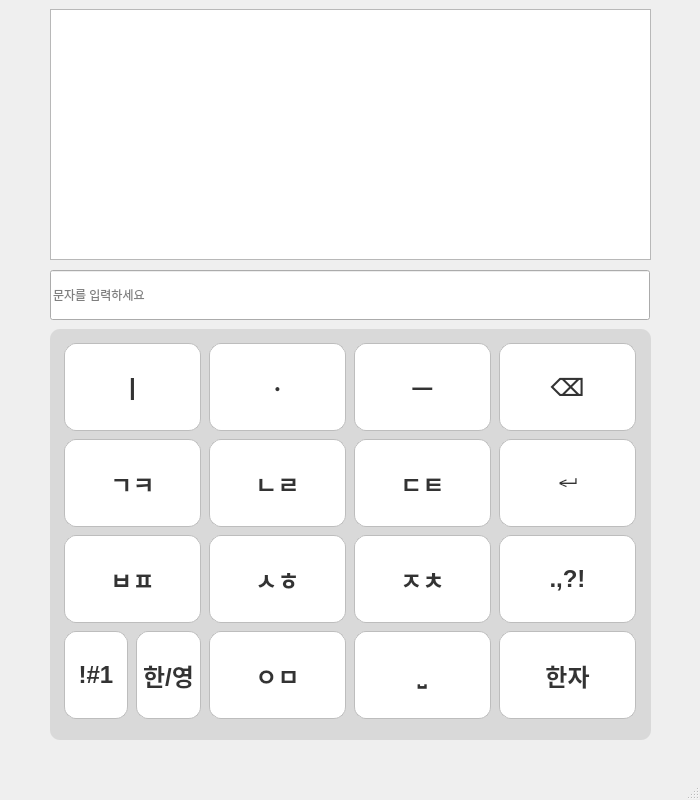
<?xml version="1.0" encoding="UTF-8"?>
<ui version="4.0">
 <class>MainWindow</class>
 <widget class="QMainWindow" name="MainWindow">
  <property name="geometry">
   <rect>
    <x>0</x>
    <y>0</y>
    <width>700</width>
    <height>800</height>
   </rect>
  </property>
  <property name="windowTitle">
   <string>MainWindow</string>
  </property>
  <widget class="QWidget" name="centralwidget">
   <widget class="QLineEdit" name="inputLineEdit">
    <property name="geometry">
     <rect>
      <x>50</x>
      <y>270</y>
      <width>600</width>
      <height>50</height>
     </rect>
    </property>
    <property name="placeholderText">
     <string>문자를 입력하세요</string>
    </property>
   </widget>
   <widget class="QWidget" name="keyboardWidget" native="true">
    <property name="geometry">
     <rect>
      <x>50</x>
      <y>329</y>
      <width>601</width>
      <height>411</height>
     </rect>
    </property>
    <property name="styleSheet">
     <string notr="true">background-color: #d9d9d9;
border-radius: 10px;</string>
    </property>
    <widget class="QPushButton" name="key1Button">
     <property name="geometry">
      <rect>
       <x>14</x>
       <y>14</y>
       <width>137</width>
       <height>88</height>
      </rect>
     </property>
     <property name="styleSheet">
      <string notr="true">QPushButton {
    background-color: white;
    border: 1px solid #bdbdbd;
    border-radius: 12px;
    font-size: 24px;
    font-weight: bold;
    color: #333333;
}

QPushButton:pressed {
    background-color: #e9e9e9;
}</string>
     </property>
     <property name="text">
      <string>ㅣ</string>
     </property>
    </widget>
    <widget class="QPushButton" name="key2Button">
     <property name="geometry">
      <rect>
       <x>159</x>
       <y>14</y>
       <width>137</width>
       <height>88</height>
      </rect>
     </property>
     <property name="styleSheet">
      <string notr="true">QPushButton {
    background-color: white;
    border: 1px solid #bdbdbd;
    border-radius: 12px;
    font-size: 24px;
    font-weight: bold;
    color: #333333;
}

QPushButton:pressed {
    background-color: #e9e9e9;
}</string>
     </property>
     <property name="text">
      <string>ㆍ</string>
     </property>
    </widget>
    <widget class="QPushButton" name="backspaceButton">
     <property name="geometry">
      <rect>
       <x>449</x>
       <y>14</y>
       <width>137</width>
       <height>88</height>
      </rect>
     </property>
     <property name="styleSheet">
      <string notr="true">QPushButton {
    background-color: white;
    border: 1px solid #bdbdbd;
    border-radius: 12px;
    font-size: 24px;
    font-weight: bold;
    color: #333333;
}

QPushButton:pressed {
    background-color: #e9e9e9;
}</string>
     </property>
     <property name="text">
      <string>⌫</string>
     </property>
    </widget>
    <widget class="QPushButton" name="key3Button">
     <property name="geometry">
      <rect>
       <x>304</x>
       <y>14</y>
       <width>137</width>
       <height>88</height>
      </rect>
     </property>
     <property name="styleSheet">
      <string notr="true">QPushButton {
    background-color: white;
    border: 1px solid #bdbdbd;
    border-radius: 12px;
    font-size: 24px;
    font-weight: bold;
    color: #333333;
}

QPushButton:pressed {
    background-color: #e9e9e9;
}</string>
     </property>
     <property name="text">
      <string>ㅡ</string>
     </property>
    </widget>
    <widget class="QPushButton" name="key4Button">
     <property name="geometry">
      <rect>
       <x>14</x>
       <y>110</y>
       <width>137</width>
       <height>88</height>
      </rect>
     </property>
     <property name="styleSheet">
      <string notr="true">QPushButton {
    background-color: white;
    border: 1px solid #bdbdbd;
    border-radius: 12px;
    font-size: 24px;
    font-weight: bold;
    color: #333333;
}

QPushButton:pressed {
    background-color: #e9e9e9;
}</string>
     </property>
     <property name="text">
      <string>ㄱㅋ</string>
     </property>
    </widget>
    <widget class="QPushButton" name="key5Button">
     <property name="geometry">
      <rect>
       <x>159</x>
       <y>110</y>
       <width>137</width>
       <height>88</height>
      </rect>
     </property>
     <property name="styleSheet">
      <string notr="true">QPushButton {
    background-color: white;
    border: 1px solid #bdbdbd;
    border-radius: 12px;
    font-size: 24px;
    font-weight: bold;
    color: #333333;
}

QPushButton:pressed {
    background-color: #e9e9e9;
}</string>
     </property>
     <property name="text">
      <string>ㄴㄹ</string>
     </property>
    </widget>
    <widget class="QPushButton" name="key6Button">
     <property name="geometry">
      <rect>
       <x>304</x>
       <y>110</y>
       <width>137</width>
       <height>88</height>
      </rect>
     </property>
     <property name="styleSheet">
      <string notr="true">QPushButton {
    background-color: white;
    border: 1px solid #bdbdbd;
    border-radius: 12px;
    font-size: 24px;
    font-weight: bold;
    color: #333333;
}

QPushButton:pressed {
    background-color: #e9e9e9;
}</string>
     </property>
     <property name="text">
      <string>ㄷㅌ</string>
     </property>
    </widget>
    <widget class="QPushButton" name="enterButton">
     <property name="geometry">
      <rect>
       <x>449</x>
       <y>110</y>
       <width>137</width>
       <height>88</height>
      </rect>
     </property>
     <property name="styleSheet">
      <string notr="true">QPushButton {
    background-color: white;
    border: 1px solid #bdbdbd;
    border-radius: 12px;
    font-size: 24px;
    font-weight: bold;
    color: #333333;
}

QPushButton:pressed {
    background-color: #e9e9e9;
}</string>
     </property>
     <property name="text">
      <string>↵</string>
     </property>
    </widget>
    <widget class="QPushButton" name="key7Button">
     <property name="geometry">
      <rect>
       <x>14</x>
       <y>206</y>
       <width>137</width>
       <height>88</height>
      </rect>
     </property>
     <property name="styleSheet">
      <string notr="true">QPushButton {
    background-color: white;
    border: 1px solid #bdbdbd;
    border-radius: 12px;
    font-size: 24px;
    font-weight: bold;
    color: #333333;
}

QPushButton:pressed {
    background-color: #e9e9e9;
}</string>
     </property>
     <property name="text">
      <string>ㅂㅍ</string>
     </property>
    </widget>
    <widget class="QPushButton" name="key8Button">
     <property name="geometry">
      <rect>
       <x>159</x>
       <y>206</y>
       <width>137</width>
       <height>88</height>
      </rect>
     </property>
     <property name="styleSheet">
      <string notr="true">QPushButton {
    background-color: white;
    border: 1px solid #bdbdbd;
    border-radius: 12px;
    font-size: 24px;
    font-weight: bold;
    color: #333333;
}

QPushButton:pressed {
    background-color: #e9e9e9;
}</string>
     </property>
     <property name="text">
      <string>ㅅㅎ</string>
     </property>
    </widget>
    <widget class="QPushButton" name="key9Button">
     <property name="geometry">
      <rect>
       <x>304</x>
       <y>206</y>
       <width>137</width>
       <height>88</height>
      </rect>
     </property>
     <property name="styleSheet">
      <string notr="true">QPushButton {
    background-color: white;
    border: 1px solid #bdbdbd;
    border-radius: 12px;
    font-size: 24px;
    font-weight: bold;
    color: #333333;
}

QPushButton:pressed {
    background-color: #e9e9e9;
}</string>
     </property>
     <property name="text">
      <string>ㅈㅊ</string>
     </property>
    </widget>
    <widget class="QPushButton" name="symbolButton">
     <property name="geometry">
      <rect>
       <x>449</x>
       <y>206</y>
       <width>137</width>
       <height>88</height>
      </rect>
     </property>
     <property name="styleSheet">
      <string notr="true">QPushButton {
    background-color: white;
    border: 1px solid #bdbdbd;
    border-radius: 12px;
    font-size: 24px;
    font-weight: bold;
    color: #333333;
}

QPushButton:pressed {
    background-color: #e9e9e9;
}</string>
     </property>
     <property name="text">
      <string>.,?!</string>
     </property>
    </widget>
    <widget class="QPushButton" name="numberButton">
     <property name="geometry">
      <rect>
       <x>14</x>
       <y>302</y>
       <width>64</width>
       <height>88</height>
      </rect>
     </property>
     <property name="styleSheet">
      <string notr="true">QPushButton {
    background-color: white;
    border: 1px solid #bdbdbd;
    border-radius: 12px;
    font-size: 24px;
    font-weight: bold;
    color: #333333;
}

QPushButton:pressed {
    background-color: #e9e9e9;
}</string>
     </property>
     <property name="text">
      <string>!#1</string>
     </property>
    </widget>
    <widget class="QPushButton" name="languageButton">
     <property name="geometry">
      <rect>
       <x>86</x>
       <y>302</y>
       <width>65</width>
       <height>88</height>
      </rect>
     </property>
     <property name="styleSheet">
      <string notr="true">QPushButton {
    background-color: white;
    border: 1px solid #bdbdbd;
    border-radius: 12px;
    font-size: 24px;
    font-weight: bold;
    color: #333333;
}

QPushButton:pressed {
    background-color: #e9e9e9;
}</string>
     </property>
     <property name="text">
      <string>한/영</string>
     </property>
    </widget>
    <widget class="QPushButton" name="key0Button">
     <property name="geometry">
      <rect>
       <x>159</x>
       <y>302</y>
       <width>137</width>
       <height>88</height>
      </rect>
     </property>
     <property name="styleSheet">
      <string notr="true">QPushButton {
    background-color: white;
    border: 1px solid #bdbdbd;
    border-radius: 12px;
    font-size: 24px;
    font-weight: bold;
    color: #333333;
}

QPushButton:pressed {
    background-color: #e9e9e9;
}</string>
     </property>
     <property name="text">
      <string>ㅇㅁ</string>
     </property>
    </widget>
    <widget class="QPushButton" name="spaceButton">
     <property name="geometry">
      <rect>
       <x>304</x>
       <y>302</y>
       <width>137</width>
       <height>88</height>
      </rect>
     </property>
     <property name="styleSheet">
      <string notr="true">QPushButton {
    background-color: white;
    border: 1px solid #bdbdbd;
    border-radius: 12px;
    font-size: 24px;
    font-weight: bold;
    color: #333333;
}

QPushButton:pressed {
    background-color: #e9e9e9;
}</string>
     </property>
     <property name="text">
      <string>⎵</string>
     </property>
    </widget>
    <widget class="QPushButton" name="hanjaButton">
     <property name="geometry">
      <rect>
       <x>449</x>
       <y>302</y>
       <width>137</width>
       <height>88</height>
      </rect>
     </property>
     <property name="styleSheet">
      <string notr="true">QPushButton {
    background-color: white;
    border: 1px solid #bdbdbd;
    border-radius: 12px;
    font-size: 24px;
    font-weight: bold;
    color: #333333;
}

QPushButton:pressed {
    background-color: #e9e9e9;
}</string>
     </property>
     <property name="text">
      <string>한자</string>
     </property>
    </widget>
   </widget>
   <widget class="QTextEdit" name="chatTextEdit">
    <property name="geometry">
     <rect>
      <x>50</x>
      <y>9</y>
      <width>601</width>
      <height>251</height>
     </rect>
    </property>
    <property name="readOnly">
     <bool>true</bool>
    </property>
   </widget>
  </widget>
  <widget class="QMenuBar" name="menubar">
   <property name="geometry">
    <rect>
     <x>0</x>
     <y>0</y>
     <width>700</width>
     <height>23</height>
    </rect>
   </property>
  </widget>
  <widget class="QStatusBar" name="statusbar"/>
 </widget>
 <resources/>
 <connections/>
</ui>
